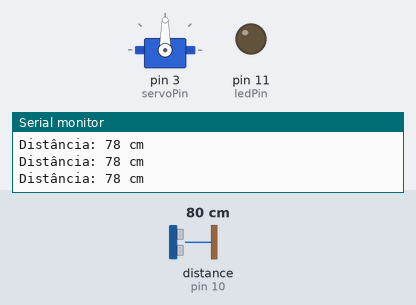
Recording of a sketch running on a simulated Arduino Uno, built with avr-gcc and run on an emulated ATmega328P. Shown: servo, output pins drawn as LEDs (lit = HIGH), the last lines printed to the serial monitor. Wiring (inferred from the names in the program): ultrasonic range finder: trigger pin 9; echo pin 10. Dashed ring = blinking. The test bench sets the inputs (shaded band); at power-on: distance to the obstacle (sensor on pin 10) 80 cm. The echo pulse lasts 58.3 µs per cm; pins used as bus, display or sensor lines are not drawn.

Above: at 1.2 s.
1.3 s: distance to the obstacle (sensor on pin 10) set to 55 cm
4.3 s: distance to the obstacle (sensor on pin 10) set to 46 cm
At 4.8 s:
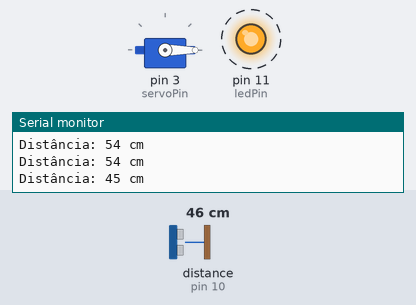
7.3 s: distance to the obstacle (sensor on pin 10) set to 60 cm
At 8.7 s:
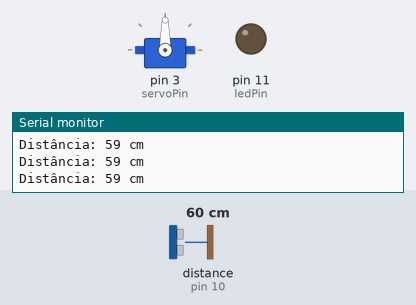
9.0 s: distance to the obstacle (sensor on pin 10) set to 2 cm
At 9.4 s:
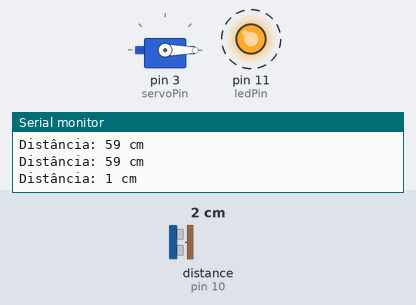
Timing chart, 0 to 13.0 s (numbered marks = the images above; inputs shaded):
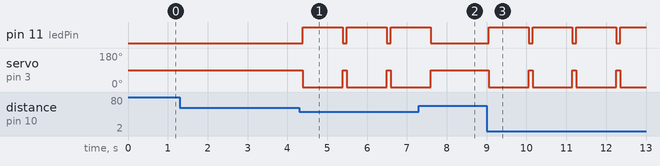

Measured:
- the behaviour switches between 51 and 50 cm on distance to the obstacle (sensor on pin 10) (found by bisection; images 0 and 1)
- after the input at 4.3 s, pin 11 (ledPin): alternates HIGH for 1.0 s and LOW for 0.10 s, starting after 0.09 s; servo on pin 3 (servoPin): alternates 90° for 0.10 s and 0° for 1.0 s, starting after 0.09 s
- after the input at 7.3 s, pin 11 (ledPin): goes on until 7.6 s, then stays LOW; servo on pin 3 (servoPin): goes on until 7.6 s, then stays 90°
- after the input at 9.0 s, pin 11 (ledPin): alternates HIGH for 1.0 s and LOW for 0.10 s, starting after 0.05 s; servo on pin 3 (servoPin): alternates 90° for 0.10 s and 0° for 1.0 s, starting after 0.05 s

The sketch:

cabeca_robo.ino
```cpp
#include <Servo.h>

// Definição dos pinos
const int trigPin = 9;   // Pino de Trigger do sensor ultrassônico
const int echoPin = 10;   // Pino de Echo do sensor ultrassônico
const int ledPin = 11;    // Pino do LED vermelho
const int servoPin = 3;   // Pino do Servo Motor

Servo meuServo; // Criação do objeto servo

void setup() {
  Serial.begin(9600);      // Inicializa a comunicação serial
  pinMode(trigPin, OUTPUT); // Define o pino do Trigger como saída
  pinMode(echoPin, INPUT);  // Define o pino do Echo como entrada
  pinMode(ledPin, OUTPUT);   // Define o pino do LED como saída
  meuServo.attach(servoPin); // Conecta o servo ao pino definido
  meuServo.write(90);        // Posição inicial do servo (central)
}

void loop() {
  long duracao, distancia;

  // Limpa o pino de Trigger
  digitalWrite(trigPin, LOW);
  delayMicroseconds(2);

  // Envia um pulso de 10 microsegundos para o Trigger
  digitalWrite(trigPin, HIGH);
  delayMicroseconds(10);
  digitalWrite(trigPin, LOW);

  // Lê a duração do pulso no pino Echo
  duracao = pulseIn(echoPin, HIGH);

  // Calcula a distância em centímetros
  distancia = duracao * 0.034 / 2;

  // Imprime a distância no monitor serial (para depuração)
  Serial.print("Distância: ");
  Serial.print(distancia);
  Serial.println(" cm");

  // Verifica se a distância é menor que 50 cm
  if (distancia > 0 && distancia < 50) {
    digitalWrite(ledPin, HIGH); // Acende o LED
    meuServo.write(0);           // Gira o servo para um lado
    delay(1000);                 // Espera 1 segundo
    meuServo.write(90);          // Retorna o servo à posição inicial
    digitalWrite(ledPin, LOW);   // Desliga o LED
  } else {
    digitalWrite(ledPin, LOW);   // Garante que o LED esteja apagado
  }

  delay(100); // Pequena pausa para estabilização
}
```
